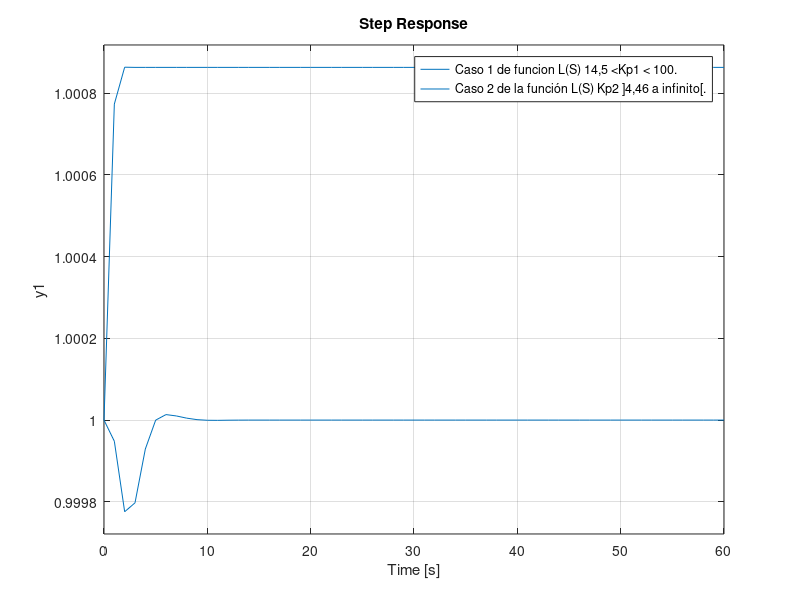
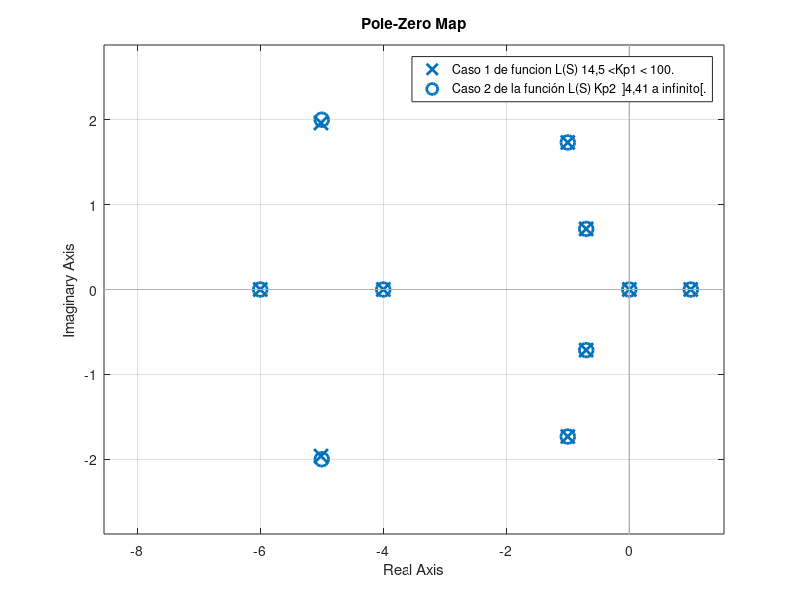

MATLAB code for these plots, in order:
%% Comprobación de todos los polos del sistema de control realimentado
%% utilizando el polinomio característico
s = tf('s'); % Definición de variable compleja.
t = (0:1:60); % Definición de intervalo de tiempo.
%% Caso 1 de funcion L(S) (14,5 <Kp1 < 100)
kp1 = 20;
Ls1 = kp1*(s^2 +2*s+4)/s*(s^2 +1.4*s+1)*(s+4)*(s+6);
Myr1 =Ls1/(1+Ls1);
step(Myr1,t);
hold on;
%% Caso 2 de la función L(S) (Kp2 = 4,46 a infinito).
kp2 = 20;
Ls2 = 2*kp2/(s-1)*(s^2 +10*s+29);
Myr2 = Ls2/(1+Ls2);
step(Myr2,t);
hold on;


legend('Caso 1 de funcion L(S) 14,5 <Kp1 < 100.','Caso 2 de la función L(S) Kp2 ]4,46 a infinito[.')

figure;

%% Diagrama de polo y ceros para los 3 casos
pzmap(Myr1);
hold on;
pzmap(Myr2);

legend('Caso 1 de funcion L(S) 14,5 <Kp1 < 100.','Caso 2 de la función L(S) Kp2  ]4,41 a infinito[.')
